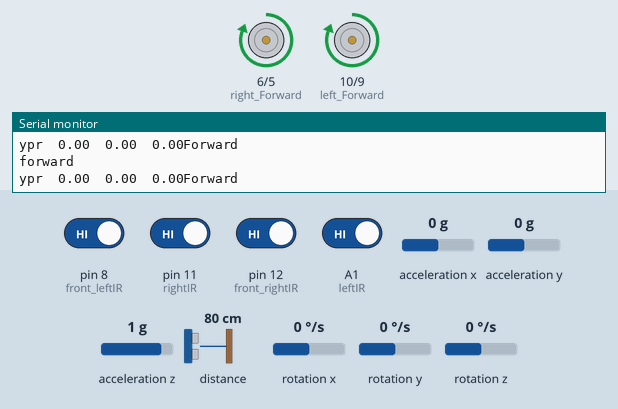
Recording of a sketch running on a simulated Arduino Nano, built with avr-gcc and run on an emulated ATmega328P. Shown: motor-driver pin pairs drawn as motors (green arrow = first pin HIGH = forward, orange = second pin HIGH = backward, longer = more drive), the last lines printed to the serial monitor. The test bench sets the inputs (shaded band); at power-on: A1 (leftIR), pin 8 (front_leftIR), pin 11 (rightIR), pin 12 (front_rightIR) HIGH, acceleration x 0 g, acceleration y 0 g, acceleration z 1 g, distance to the obstacle 80 cm, rotation x 0 °/s, rotation y 0 °/s, rotation z 0 °/s.

Above: at 1.7 s.
1.8 s: acceleration x set to -1.4 g
4.8 s: acceleration y set to -1.4 g
7.8 s: acceleration z set to -1.4 g
10.8 s: distance to the obstacle set to 250 cm
12.6 s: pin 8 (front_leftIR) driven LOW
At 13.3 s:
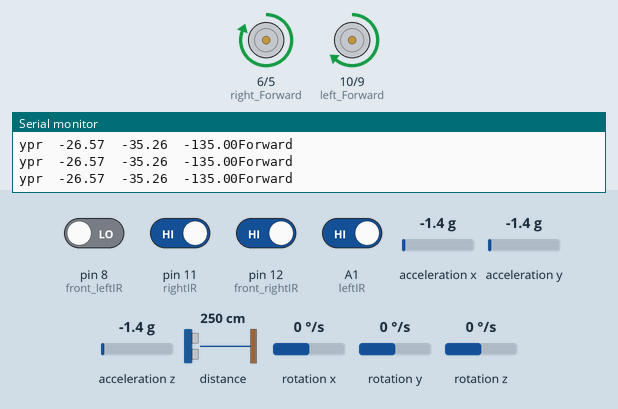
14.1 s: pin 11 (rightIR) driven LOW
At 15.1 s:
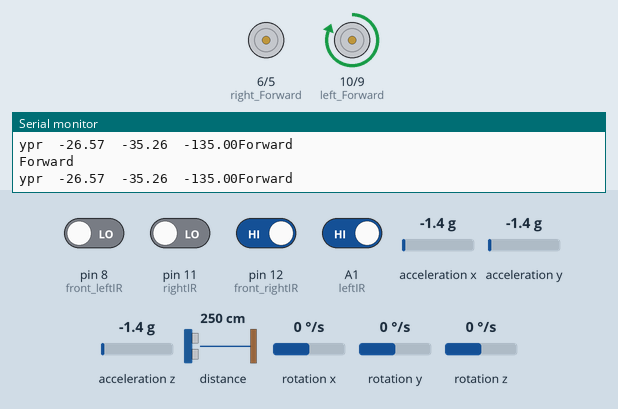
Timing chart, 0 to 16.6 s (numbered marks = the images above; inputs shaded):
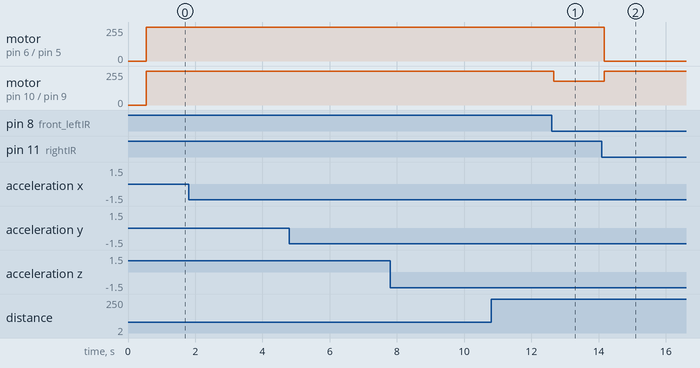

The sketch:

Sumo.ino
```cpp
#include "I2Cdev.h"
#include "MPU6050_6Axis_MotionApps20.h"
#include <Wire.h>
#include <VL53L0X.h>

#define front_leftIR 8
#define front_rightIR 12
#define leftIR A1
#define rightIR 11
#define backIR A7


#define left_Forward 10
#define left_Backward 9
#define right_Forward 6
#define right_Backward 5


// ================================================================================================
// ===                                    IMU VARIABLES                                         ===
// ================================================================================================
Quaternion q;           // [w, x, y, z]         quaternion container
VectorInt16 aa;         // [x, y, z]            accel sensor measurements
VectorInt16 gy;         // [x, y, z]            gyro sensor measurements
VectorInt16 aaReal;     // [x, y, z]            gravity-free accel sensor measurements
VectorInt16 aaWorld;    // [x, y, z]            world-frame accel sensor measurements
VectorFloat gravity;    // [x, y, z]            gravity vector
float euler[3];         // [psi, theta, phi]    Euler angle container
float ypr[3];           // [yaw, pitch, roll]   yaw/pitch/roll container and gravity vector
uint8_t fifoBuffer[64];
MPU6050 mpu;

// ================================================================================================
// ===                              FUNCTIONS DEFINITION                                        ===
// ================================================================================================
void updateIR(void);
void go_forward(void);
void go_backward(void);
void go_right(void);
void go_left(void);
void turn_left(void);
void turn_right(void);
void stop_motor(void);


VL53L0X tof_sensor;
char ir_data[5] = {0,0,0,0,0}; //front_left, front_right, left, right, back

void setup() {
  // put your setup code here, to run once:
  Serial.begin(9600);
  Wire.begin();
  Wire.setClock(400000);
  init_imu();

  // INIT TIME OF FLIGHT
  tof_sensor.setTimeout(500);
   if (!tof_sensor.init())
  {
    Serial.println("Failed to detect and initialize sensor!");
    while (1) {}
  }
  tof_sensor.startContinuous();

  // SET MOTORS INITIAL STATE TO LOW
  analogWrite(left_Forward,0);
  analogWrite(right_Forward,0);
  analogWrite(left_Backward,0);
  analogWrite(left_Backward,0);


// ==============================================================================================
// ===                            PINMODES CONFIGURATION                                      ===
// ==============================================================================================

  pinMode(front_leftIR,INPUT_PULLUP); //pullup to work without IR sensors
  pinMode(front_rightIR,INPUT_PULLUP);
  pinMode(leftIR,INPUT_PULLUP);
  pinMode(rightIR,INPUT_PULLUP);
  pinMode(backIR,INPUT);
  pinMode(left_Forward,OUTPUT);
  pinMode(left_Backward,OUTPUT);
  pinMode(right_Forward,OUTPUT);
  pinMode(right_Backward,OUTPUT);

}

void loop() {
  // put your main code here, to run repeatedly:
  updateIR();
  read_imu();
  int readingTOF = tof_sensor.readRangeContinuousMillimeters();

  if(readingTOF < 1500) //smash forward
  {
    go_forward();
    Serial.println("forward");
  }

  else
  {
    if (!ir_data[0]) //FRONT LEFT IR DETECTS OBJECT
    {
      go_left();
    }
    if (!ir_data[1]) //FRONT RIGHT IR DETECTS OBJECT
    {
      go_right();
    }
    if (!ir_data[2]) //LEFT IR DETECTS OBJECT
    {
      turn_left();
    }
    if (!ir_data[3])  //RIGHT IR DETECTS OBJECT
    {
      turn_right();
    }
    if (!ir_data[4]) // BACK IR DETECTS OBJECT
    {
      //idk what we do here
    }

  }
}

void updateIR(void){

  ir_data[0] = digitalRead(front_leftIR);
  ir_data[1] = digitalRead(front_rightIR);
  ir_data[2] = digitalRead(leftIR);
  ir_data[3] = digitalRead(rightIR);
  ir_data[4] = digitalRead(backIR);
}
// ==================================================================================================
// ===                                  MOTOR CONTROL FUNCTIONS                                   ===
// ==================================================================================================

void go_forward(void){
  // Set motors forward
  analogWrite(left_Forward,255);
  analogWrite(right_Forward,255);
  analogWrite(left_Backward,0);
  analogWrite(right_Backward,0);
  Serial.println("Forward");
}

void go_backward(void){
  // Set motors forward
  analogWrite(left_Forward,0);
  analogWrite(right_Forward,0);
  analogWrite(left_Backward,255);
  analogWrite(right_Backward,255);
  Serial.println("Forward");
}
void go_left(void){
  // Set motors forward
  analogWrite(left_Forward,180);
  analogWrite(right_Forward,255);
  analogWrite(left_Backward,0);
  analogWrite(right_Backward,0);
  Serial.println("Forward");
}
void go_right(void){
  // Set motors forward
  analogWrite(left_Forward,255);
  analogWrite(right_Forward,180);
  analogWrite(left_Backward,0);
  analogWrite(right_Backward,0);
  Serial.println("Forward");
}
void turn_left(void){
  // Set motors forward
  analogWrite(left_Forward,0);
  analogWrite(right_Forward,255);
  analogWrite(left_Backward,0);
  analogWrite(right_Backward,0);
  Serial.println("Forward");
}
void turn_right(void){
  // Set motors forward
  analogWrite(left_Forward,255);
  analogWrite(right_Forward,0);
  analogWrite(left_Backward,0);
  analogWrite(right_Backward,0);
  Serial.println("Forward");
}
void stop_motor(void){
  analogWrite(left_Forward,0);
  analogWrite(right_Forward,0);
  analogWrite(left_Backward,0);
  analogWrite(right_Backward,0);
}


// ================================================================================================
// ===                                 IMU FUNCTIONS                                           ====
// ================================================================================================
void init_imu()
{
  mpu.initialize();
  mpu.dmpInitialize();     // load and configure the DMP

  // supply your own gyro offsets here, scaled for min sensitivity
  mpu.setXGyroOffset(51);
  mpu.setYGyroOffset(8);
  mpu.setZGyroOffset(21);
  mpu.setXAccelOffset(1150);
  mpu.setYAccelOffset(-50);
  mpu.setZAccelOffset(1060);

  // Calibration Time: generate offsets and calibrate our MPU6050
  mpu.CalibrateAccel(6);
  mpu.CalibrateGyro(6);
  mpu.setDMPEnabled(true);
}

void read_imu()
{
   if (mpu.dmpGetCurrentFIFOPacket(fifoBuffer))  // Get the Latest packet
  {
    mpu.dmpGetQuaternion(&q, fifoBuffer);    //mpu.dmpGetQuaternion(&q, fifoBuffer);
    mpu.dmpGetGravity(&gravity, &q);
    mpu.dmpGetYawPitchRoll(ypr, &q, &gravity);

    Serial.print("ypr\t");
    Serial.print(ypr[0] * 180 / M_PI);
    Serial.print("\t");
    Serial.print(ypr[1] * 180 / M_PI);
    Serial.print("\t");
    Serial.print(ypr[2] * 180 / M_PI);
  }
}
// ================================================================================================
// ===                                       SEARCH ALGORITHM                                  ====
// ================================================================================================

void search(void) //modify search algorithm if needed
{
  analogWrite(left_Forward,0);
  analogWrite(right_Forward,255);
  analogWrite(left_Backward,255);
  analogWrite(right_Backward,0);
  Serial.println("0 255 255 0"); //frontleft backleft frontright backright
}
```

Measured:
- after the input at 12.6 s, motor on pin 10 (left_Forward) / pin 9 (left_Backward): forward 255/255 → forward 180/255 after 0.06 s
- after the input at 14.1 s, motor on pin 6 (right_Forward) / pin 5 (right_Backward): forward 255/255 → stopped after 0.07 s; motor on pin 10 (left_Forward) / pin 9 (left_Backward): forward 180/255 → forward 255/255 after 0.07 s
